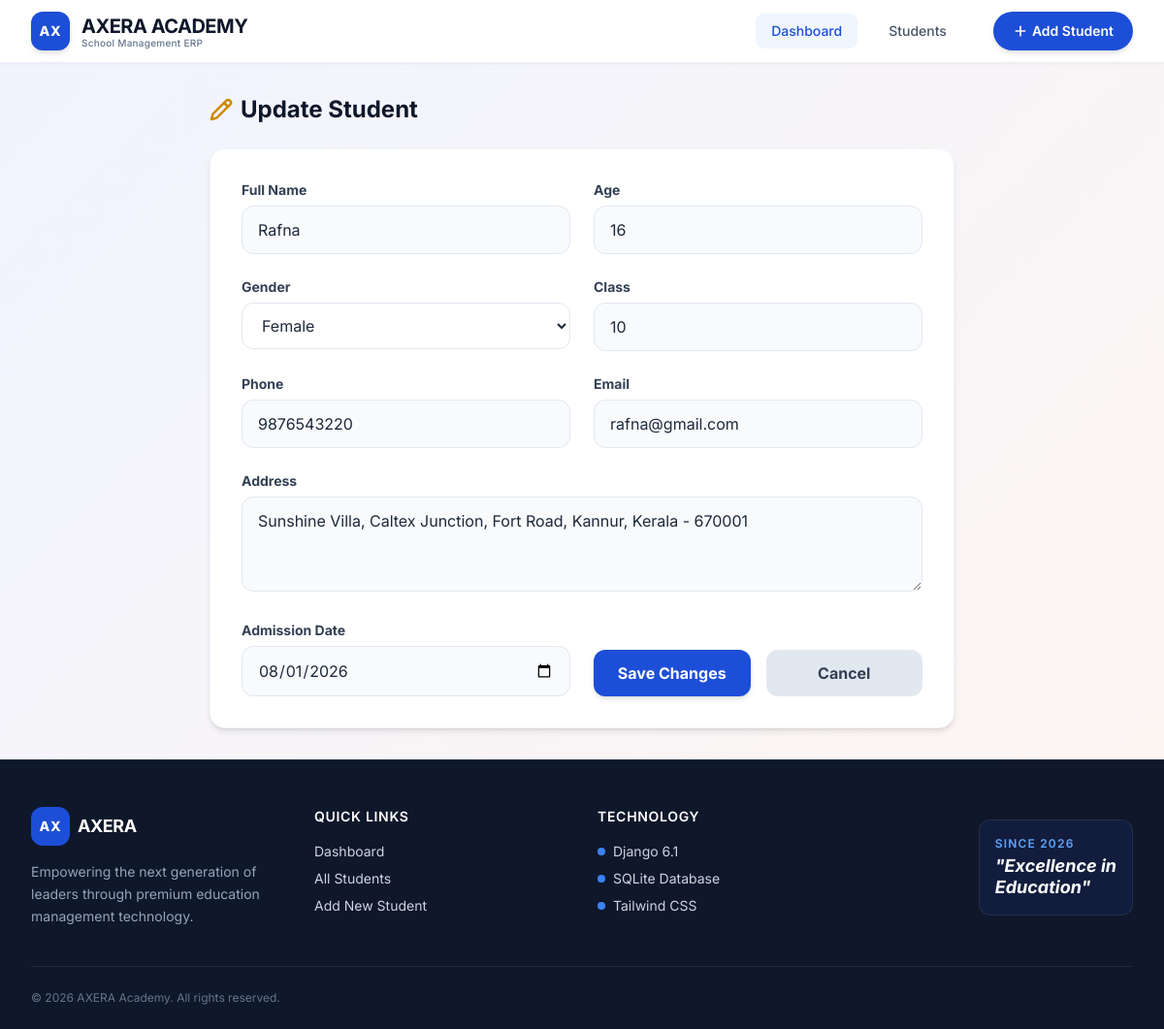
/update/10/, run on the app's committed database.
### students/models.py (models this page shows, shortened)
class Student(models.Model):
    name = models.CharField(max_length=100)
    age = models.IntegerField()
    GENDER_CHOICES = [('Male', 'Male'), ('Female', 'Female'), ('Other', 'Other')]
    gender = models.CharField(max_length=10, choices=GENDER_CHOICES)
    class_name = models.CharField(max_length=50)
    phone = models.CharField(max_length=15)
    email = models.EmailField()
    address = models.TextField()
    admission_date = models.DateField()

### students/views.py (the view, shortened to what this page needs)
# urls.py: path('update/<int:student_id>/', views.update_student, name='update_student'),
def update_student(request, student_id):
    student = get_object_or_404(Student, id=student_id)
    return render(request, 'update_student.html', {'student': student})

### students/templates/update_student.html (shortened to what this page needs)
{% extends 'base.html' %}
{% block content %}
<div class="max-w-3xl mx-auto animate-fade-up">
    <div class="flex items-center gap-2 mb-6">
        <i data-lucide="pencil" class="w-6 h-6 text-yellow-600"></i>
        <h1 class="text-2xl font-bold text-slate-900">Update Student</h1>
    </div>
    <div class="bg-white rounded-2xl shadow-md border border-slate-100 p-6 sm:p-8">
        <form method="POST" class="grid grid-cols-1 md:grid-cols-2 gap-6">
            <div class="col-span-2 sm:col-span-1">
                <label class="block text-sm font-bold text-slate-700 mb-1.5">Full Name</label>
                <input type="text" name="name" value="{{ student.name }}" required
                       class="w-full px-4 py-3 border border-slate-200 rounded-xl focus:ring-2 focus:ring-blue-500 focus:border-transparent outline-none transition bg-slate-50 hover:bg-white">
            </div>
            <div class="col-span-2 sm:col-span-1">
                <label class="block text-sm font-bold text-slate-700 mb-1.5">Age</label>
                <input type="number" name="age" value="{{ student.age }}" required
                       class="w-full px-4 py-3 border border-slate-200 rounded-xl focus:ring-2 focus:ring-blue-500 focus:border-transparent outline-none transition bg-slate-50 hover:bg-white">
            </div>
            <div class="col-span-2 sm:col-span-1">
                <label class="block text-sm font-bold text-slate-700 mb-1.5">Gender</label>
                <select name="gender" required class="w-full px-4 py-3 border border-slate-200 rounded-xl focus:ring-2 focus:ring-blue-500 focus:border-transparent outline-none transition bg-white">
                    <option value="Female" {% if student.gender == 'Female' %}selected{% endif %}>Female</option>
                </select>
            </div>
            <div class="col-span-2 sm:col-span-1">
                <label class="block text-sm font-bold text-slate-700 mb-1.5">Class</label>
                <input type="text" name="class_name" value="{{ student.class_name }}" required
                       class="w-full px-4 py-3 border border-slate-200 rounded-xl focus:ring-2 focus:ring-blue-500 focus:border-transparent outline-none transition bg-slate-50 hover:bg-white">
            </div>
            <div class="col-span-2 sm:col-span-1">
                <label class="block text-sm font-bold text-slate-700 mb-1.5">Phone</label>
                <input type="text" name="phone" value="{{ student.phone }}" required
                       class="w-full px-4 py-3 border border-slate-200 rounded-xl focus:ring-2 focus:ring-blue-500 focus:border-transparent outline-none transition bg-slate-50 hover:bg-white">
            </div>
            <div class="col-span-2 sm:col-span-1">
                <label class="block text-sm font-bold text-slate-700 mb-1.5">Email</label>
                <input type="email" name="email" value="{{ student.email }}" required
                       class="w-full px-4 py-3 border border-slate-200 rounded-xl focus:ring-2 focus:ring-blue-500 focus:border-transparent outline-none transition bg-slate-50 hover:bg-white">
            </div>
            <div class="md:col-span-2">
                <label class="block text-sm font-bold text-slate-700 mb-1.5">Address</label>
                <textarea name="address" rows="3" required class="w-full px-4 py-3 border border-slate-200 rounded-xl focus:ring-2 focus:ring-blue-500 focus:border-transparent outline-none transition bg-slate-50 hover:bg-white">{{ student.address }}</textarea>
            </div>
            <div class="col-span-2 sm:col-span-1">
                <label class="block text-sm font-bold text-slate-700 mb-1.5">Admission Date</label>
                <input type="date" name="admission_date" value="{{ student.admission_date|date:'Y-m-d' }}" required
                       class="w-full px-4 py-3 border border-slate-200 rounded-xl focus:ring-2 focus:ring-blue-500 focus:border-transparent outline-none transition bg-slate-50 hover:bg-white">
            </div>
            <div class="flex items-end pt-2 col-span-2 sm:col-span-1 gap-4">
                <button type="submit" class="w-full bg-blue-700 hover:bg-blue-800 text-white font-bold py-3 px-4 rounded-xl shadow-md hover:shadow-lg transition-all duration-300 hover:scale-[1.02]">
                    Save Changes
                </button>
                <a href="{% url 'student_list' %}" class="w-full text-center bg-slate-200 hover:bg-slate-300 text-slate-700 font-bold py-3 px-4 rounded-xl transition-all duration-300">
                    Cancel
                </a>
            </div>
        </form>
    </div>
</div>
{% endblock %}

### static/css/style.css (style rules this page uses)
body { background: linear-gradient(135deg, #f0f4ff 0%, #fff5f0 100%); font-family: 'Inter', -apple-system, BlinkMacSystemFont, "Segoe UI", Roboto, Helvetica, Arial, sans-serif; min-height: 100vh; }
button, a, input, select, textarea { transition: all 0.2s ease-in-out; }
.lucide { stroke-width: 2.5; }

### templates/base.html (style rules this page uses)
.animate-fade-up { animation: fadeInUp 0.6s ease-out forwards; }
body { font-family: 'Inter', sans-serif; }

### data on the page
Student: name "Rafna", age "16", gender "Female", class_name "10", phone "9876543220", email "rafna@gmail.com", address "Sunshine Villa, Caltex Junction, Fort Road, Kannur, Kerala - 670001", admission_date "08/01/2026"
